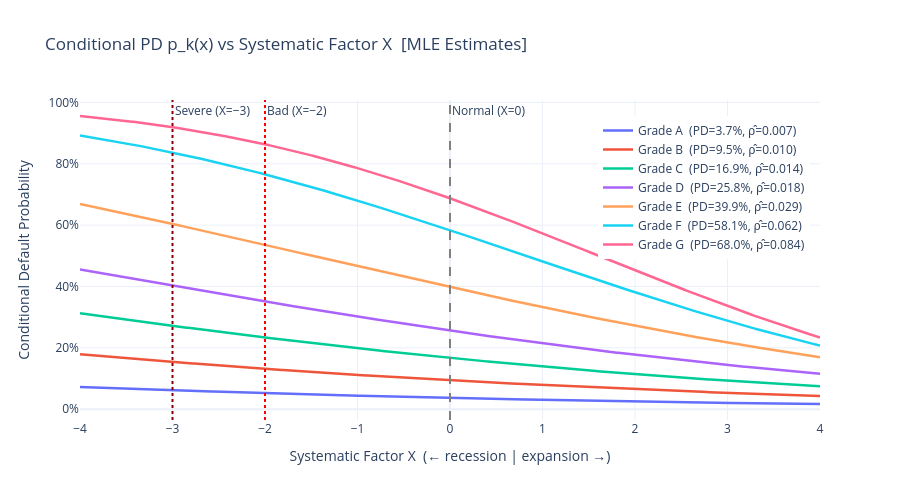

Notebook cell for this chart:
### Code cell
# Conditional PD curves using MLE asset correlations
def conditional_pd_mle(x, pd_marginal, rho):
    """p_k(x) = Φ( (Φ⁻¹(PD_k) - √ρ_k·x) / √(1 - ρ_k) )"""
    c = ndtri(pd_marginal)
    return norm.cdf((c - np.sqrt(rho) * x) / np.sqrt(1 - rho))

x_grid = np.linspace(-4, 4, 500)

fig = go.Figure()
for k, g in enumerate(grades):
    cpd_mle = conditional_pd_mle(x_grid, pds[k], rho_mle_final[k])
    fig.add_trace(go.Scatter(
        x=x_grid, y=cpd_mle, mode='lines',
        name=f'Grade {g}  (PD={pds[k]:.1%}, ρ̂={rho_mle_final[k]:.3f})',
        line=dict(width=2.5)
    ))

fig.add_vline(x=0, line_dash="dash", line_color="gray", annotation_text="Normal (X=0)")
fig.add_vline(x=-2, line_dash="dot", line_color="red", annotation_text="Bad (X=−2)")
fig.add_vline(x=-3, line_dash="dot", line_color="darkred", annotation_text="Severe (X=−3)")

fig.update_layout(
    title="Conditional PD p_k(x) vs Systematic Factor X  [MLE Estimates]",
    xaxis_title="Systematic Factor X  (← recession | expansion →)",
    yaxis_title="Conditional Default Probability",
    yaxis_tickformat=".0%",
    template="plotly_white", height=500,
    legend=dict(x=0.70, y=0.95)
)
fig.show()

### Figure 1 — Plotly figure (JSON) as saved in the notebook; plotly's stock layout.template omitted (floating-point values rounded to 4 significant figures; data arrays with more than 128 entries replaced by an {"elided": "..."} marker saying what was removed)
{"data": [{"line": {"width": 2.5}, "mode": "lines", "name": "Grade A  (PD=3.7%, ρ̂=0.007)", "type": "scatter", "x": {"elided": "500 float values"}, "y": {"elided": "500 float values"}}, {"line": {"width": 2.5}, "mode": "lines", "name": "Grade B  (PD=9.5%, ρ̂=0.010)", "type": "scatter", "x": {"elided": "500 float values"}, "y": {"elided": "500 float values"}}, {"line": {"width": 2.5}, "mode": "lines", "name": "Grade C  (PD=16.9%, ρ̂=0.014)", "type": "scatter", "x": {"elided": "500 float values"}, "y": {"elided": "500 float values"}}, {"line": {"width": 2.5}, "mode": "lines", "name": "Grade D  (PD=25.8%, ρ̂=0.018)", "type": "scatter", "x": {"elided": "500 float values"}, "y": {"elided": "500 float values"}}, {"line": {"width": 2.5}, "mode": "lines", "name": "Grade E  (PD=39.9%, ρ̂=0.029)", "type": "scatter", "x": {"elided": "500 float values"}, "y": {"elided": "500 float values"}}, {"line": {"width": 2.5}, "mode": "lines", "name": "Grade F  (PD=58.1%, ρ̂=0.062)", "type": "scatter", "x": {"elided": "500 float values"}, "y": {"elided": "500 float values"}}, {"line": {"width": 2.5}, "mode": "lines", "name": "Grade G  (PD=68.0%, ρ̂=0.084)", "type": "scatter", "x": {"elided": "500 float values"}, "y": {"elided": "500 float values"}}], "layout": {"annotations": [{"showarrow": false, "text": "Normal (X=0)", "x": 0, "xanchor": "left", "xref": "x", "y": 1, "yanchor": "top", "yref": "y domain"}, {"showarrow": false, "text": "Bad (X=−2)", "x": -2, "xanchor": "left", "xref": "x", "y": 1, "yanchor": "top", "yref": "y domain"}, {"showarrow": false, "text": "Severe (X=−3)", "x": -3, "xanchor": "left", "xref": "x", "y": 1, "yanchor": "top", "yref": "y domain"}], "height": 500, "legend": {"x": 0.7, "y": 0.95}, "shapes": [{"line": {"color": "gray", "dash": "dash"}, "type": "line", "x0": 0, "x1": 0, "xref": "x", "y0": 0, "y1": 1, "yref": "y domain"}, {"line": {"color": "red", "dash": "dot"}, "type": "line", "x0": -2, "x1": -2, "xref": "x", "y0": 0, "y1": 1, "yref": "y domain"}, {"line": {"color": "darkred", "dash": "dot"}, "type": "line", "x0": -3, "x1": -3, "xref": "x", "y0": 0, "y1": 1, "yref": "y domain"}], "title": {"text": "Conditional PD p_k(x) vs Systematic Factor X  [MLE Estimates]"}, "xaxis": {"title": {"text": "Systematic Factor X  (← recession | expansion →)"}}, "yaxis": {"tickformat": ".0%", "title": {"text": "Conditional Default Probability"}}}}
